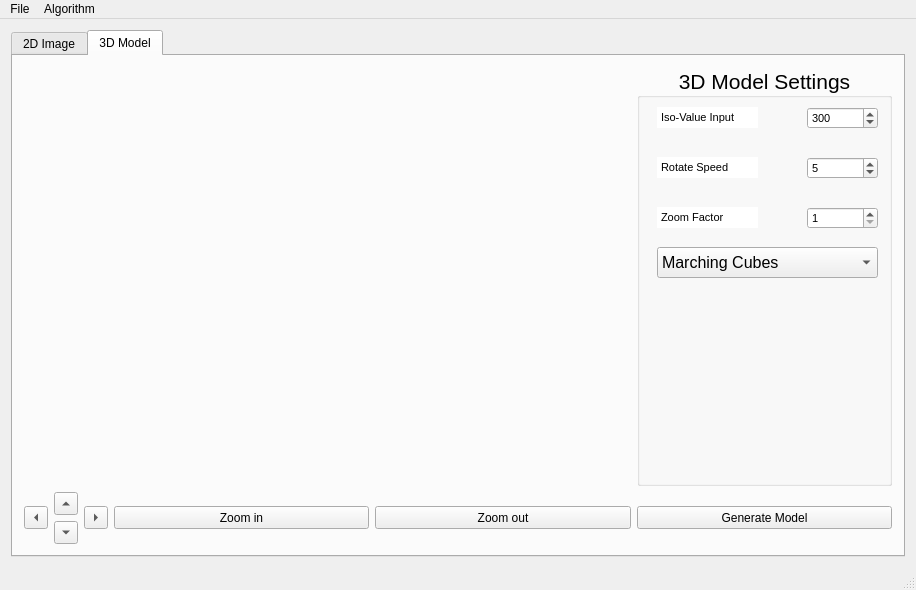
<?xml version="1.0" encoding="UTF-8"?>
<ui version="4.0">
 <class>MainWindow</class>
 <widget class="QMainWindow" name="MainWindow">
  <property name="geometry">
   <rect>
    <x>0</x>
    <y>0</y>
    <width>910</width>
    <height>577</height>
   </rect>
  </property>
  <property name="windowTitle">
   <string>DRR</string>
  </property>
  <property name="windowIcon">
   <iconset>
    <normaloff>C:/Users/Quang/Desktop/drr.png</normaloff>C:/Users/Quang/Desktop/drr.png</iconset>
  </property>
  <widget class="QWidget" name="centralWidget">
   <property name="autoFillBackground">
    <bool>true</bool>
   </property>
   <layout class="QGridLayout" name="gridLayout">
    <item row="0" column="0">
     <widget class="QTabWidget" name="tabWidget">
      <property name="autoFillBackground">
       <bool>true</bool>
      </property>
      <property name="tabShape">
       <enum>QTabWidget::Rounded</enum>
      </property>
      <property name="currentIndex">
       <number>1</number>
      </property>
      <widget class="QWidget" name="Image2D">
       <property name="enabled">
        <bool>true</bool>
       </property>
       <property name="sizePolicy">
        <sizepolicy hsizetype="Expanding" vsizetype="Expanding">
         <horstretch>0</horstretch>
         <verstretch>0</verstretch>
        </sizepolicy>
       </property>
       <attribute name="title">
        <string>2D Image</string>
       </attribute>
       <layout class="QGridLayout" name="gridLayout_2">
        <item row="2" column="0">
         <widget class="QSlider" name="_2D_Image_Slicer">
          <property name="sizePolicy">
           <sizepolicy hsizetype="Expanding" vsizetype="Preferred">
            <horstretch>0</horstretch>
            <verstretch>0</verstretch>
           </sizepolicy>
          </property>
          <property name="minimumSize">
           <size>
            <width>301</width>
            <height>20</height>
           </size>
          </property>
          <property name="autoFillBackground">
           <bool>false</bool>
          </property>
          <property name="orientation">
           <enum>Qt::Horizontal</enum>
          </property>
         </widget>
        </item>
        <item row="1" column="3">
         <widget class="QPlainTextEdit" name="_2D_Text">
          <property name="enabled">
           <bool>true</bool>
          </property>
          <property name="sizePolicy">
           <sizepolicy hsizetype="Fixed" vsizetype="Fixed">
            <horstretch>0</horstretch>
            <verstretch>0</verstretch>
           </sizepolicy>
          </property>
          <property name="minimumSize">
           <size>
            <width>81</width>
            <height>21</height>
           </size>
          </property>
          <property name="focusPolicy">
           <enum>Qt::WheelFocus</enum>
          </property>
          <property name="acceptDrops">
           <bool>true</bool>
          </property>
          <property name="autoFillBackground">
           <bool>false</bool>
          </property>
          <property name="frameShape">
           <enum>QFrame::NoFrame</enum>
          </property>
          <property name="frameShadow">
           <enum>QFrame::Raised</enum>
          </property>
          <property name="verticalScrollBarPolicy">
           <enum>Qt::ScrollBarAlwaysOff</enum>
          </property>
          <property name="horizontalScrollBarPolicy">
           <enum>Qt::ScrollBarAlwaysOff</enum>
          </property>
          <property name="sizeAdjustPolicy">
           <enum>QAbstractScrollArea::AdjustToContents</enum>
          </property>
          <property name="lineWrapMode">
           <enum>QPlainTextEdit::NoWrap</enum>
          </property>
          <property name="readOnly">
           <bool>true</bool>
          </property>
          <property name="plainText">
           <string>Auto Play FPS</string>
          </property>
          <property name="backgroundVisible">
           <bool>false</bool>
          </property>
          <property name="centerOnScroll">
           <bool>false</bool>
          </property>
         </widget>
        </item>
        <item row="2" column="1">
         <widget class="QPushButton" name="_2D_Image_ResetCamera">
          <property name="minimumSize">
           <size>
            <width>211</width>
            <height>41</height>
           </size>
          </property>
          <property name="autoFillBackground">
           <bool>false</bool>
          </property>
          <property name="text">
           <string>Reset Camera</string>
          </property>
         </widget>
        </item>
        <item row="2" column="3">
         <widget class="QSpinBox" name="_2D_FPS">
          <property name="sizePolicy">
           <sizepolicy hsizetype="Fixed" vsizetype="Fixed">
            <horstretch>0</horstretch>
            <verstretch>0</verstretch>
           </sizepolicy>
          </property>
          <property name="minimumSize">
           <size>
            <width>51</width>
            <height>31</height>
           </size>
          </property>
          <property name="autoFillBackground">
           <bool>false</bool>
          </property>
          <property name="minimum">
           <number>10</number>
          </property>
          <property name="maximum">
           <number>60</number>
          </property>
          <property name="value">
           <number>30</number>
          </property>
         </widget>
        </item>
        <item row="2" column="2">
         <widget class="QPushButton" name="_2D_Image_AutoPlay">
          <property name="minimumSize">
           <size>
            <width>131</width>
            <height>41</height>
           </size>
          </property>
          <property name="autoFillBackground">
           <bool>false</bool>
          </property>
          <property name="text">
           <string>Auto Play</string>
          </property>
         </widget>
        </item>
        <item row="0" column="2" colspan="2">
         <widget class="QGroupBox" name="_2D_InformationBox">
          <property name="minimumSize">
           <size>
            <width>301</width>
            <height>401</height>
           </size>
          </property>
          <property name="font">
           <font>
            <pointsize>12</pointsize>
           </font>
          </property>
          <property name="focusPolicy">
           <enum>Qt::NoFocus</enum>
          </property>
          <property name="autoFillBackground">
           <bool>false</bool>
          </property>
          <property name="title">
           <string>DICOM Informations</string>
          </property>
          <widget class="QLineEdit" name="_2D_Information_Width">
           <property name="geometry">
            <rect>
             <x>20</x>
             <y>80</y>
             <width>113</width>
             <height>31</height>
            </rect>
           </property>
           <property name="text">
            <string>Image Width</string>
           </property>
           <property name="frame">
            <bool>false</bool>
           </property>
           <property name="alignment">
            <set>Qt::AlignCenter</set>
           </property>
           <property name="readOnly">
            <bool>true</bool>
           </property>
          </widget>
          <widget class="QLineEdit" name="_2D_Information_Location">
           <property name="geometry">
            <rect>
             <x>20</x>
             <y>40</y>
             <width>113</width>
             <height>31</height>
            </rect>
           </property>
           <property name="text">
            <string>Location</string>
           </property>
           <property name="frame">
            <bool>false</bool>
           </property>
           <property name="alignment">
            <set>Qt::AlignCenter</set>
           </property>
           <property name="readOnly">
            <bool>true</bool>
           </property>
          </widget>
          <widget class="QLineEdit" name="_2D_Information_Height">
           <property name="geometry">
            <rect>
             <x>20</x>
             <y>120</y>
             <width>113</width>
             <height>31</height>
            </rect>
           </property>
           <property name="text">
            <string>Image Heigth</string>
           </property>
           <property name="frame">
            <bool>false</bool>
           </property>
           <property name="alignment">
            <set>Qt::AlignCenter</set>
           </property>
           <property name="readOnly">
            <bool>true</bool>
           </property>
          </widget>
          <widget class="QLineEdit" name="_2D_Information_Name">
           <property name="geometry">
            <rect>
             <x>20</x>
             <y>160</y>
             <width>113</width>
             <height>31</height>
            </rect>
           </property>
           <property name="text">
            <string>Patient Name</string>
           </property>
           <property name="frame">
            <bool>false</bool>
           </property>
           <property name="alignment">
            <set>Qt::AlignCenter</set>
           </property>
           <property name="readOnly">
            <bool>true</bool>
           </property>
          </widget>
          <widget class="QLineEdit" name="_2D_Information_ID">
           <property name="geometry">
            <rect>
             <x>20</x>
             <y>200</y>
             <width>113</width>
             <height>31</height>
            </rect>
           </property>
           <property name="text">
            <string>Study ID</string>
           </property>
           <property name="frame">
            <bool>false</bool>
           </property>
           <property name="alignment">
            <set>Qt::AlignCenter</set>
           </property>
           <property name="readOnly">
            <bool>true</bool>
           </property>
          </widget>
          <widget class="QLineEdit" name="_2D_Information_Location_out">
           <property name="geometry">
            <rect>
             <x>150</x>
             <y>40</y>
             <width>121</width>
             <height>31</height>
            </rect>
           </property>
           <property name="readOnly">
            <bool>true</bool>
           </property>
           <property name="placeholderText">
            <string>     unknow</string>
           </property>
           <property name="clearButtonEnabled">
            <bool>false</bool>
           </property>
          </widget>
          <widget class="QLineEdit" name="_2D_Information_Width_out">
           <property name="geometry">
            <rect>
             <x>150</x>
             <y>80</y>
             <width>121</width>
             <height>31</height>
            </rect>
           </property>
           <property name="readOnly">
            <bool>true</bool>
           </property>
           <property name="placeholderText">
            <string>     unknow</string>
           </property>
          </widget>
          <widget class="QLineEdit" name="_2D_Information_Height_out">
           <property name="geometry">
            <rect>
             <x>150</x>
             <y>120</y>
             <width>121</width>
             <height>31</height>
            </rect>
           </property>
           <property name="readOnly">
            <bool>true</bool>
           </property>
           <property name="placeholderText">
            <string>     unknow</string>
           </property>
          </widget>
          <widget class="QLineEdit" name="_2D_Information_Name_out">
           <property name="geometry">
            <rect>
             <x>150</x>
             <y>160</y>
             <width>121</width>
             <height>31</height>
            </rect>
           </property>
           <property name="readOnly">
            <bool>true</bool>
           </property>
           <property name="placeholderText">
            <string>     unknow</string>
           </property>
          </widget>
          <widget class="QLineEdit" name="_2D_Information_ID_out">
           <property name="geometry">
            <rect>
             <x>150</x>
             <y>200</y>
             <width>121</width>
             <height>31</height>
            </rect>
           </property>
           <property name="readOnly">
            <bool>true</bool>
           </property>
           <property name="placeholderText">
            <string>     unknow</string>
           </property>
          </widget>
          <widget class="QLineEdit" name="_2D_Information_DesName">
           <property name="geometry">
            <rect>
             <x>10</x>
             <y>250</y>
             <width>131</width>
             <height>31</height>
            </rect>
           </property>
           <property name="text">
            <string>File Extension </string>
           </property>
           <property name="frame">
            <bool>false</bool>
           </property>
           <property name="alignment">
            <set>Qt::AlignCenter</set>
           </property>
           <property name="readOnly">
            <bool>true</bool>
           </property>
          </widget>
          <widget class="QLineEdit" name="_2D_Information_DesName_out">
           <property name="geometry">
            <rect>
             <x>150</x>
             <y>250</y>
             <width>121</width>
             <height>31</height>
            </rect>
           </property>
           <property name="readOnly">
            <bool>true</bool>
           </property>
           <property name="placeholderText">
            <string>     unknow</string>
           </property>
          </widget>
         </widget>
        </item>
        <item row="0" column="0" colspan="2">
         <widget class="QVTKWidget" name="_2D_Image_Renderer" native="true">
          <property name="sizePolicy">
           <sizepolicy hsizetype="Preferred" vsizetype="Preferred">
            <horstretch>0</horstretch>
            <verstretch>0</verstretch>
           </sizepolicy>
          </property>
          <property name="minimumSize">
           <size>
            <width>561</width>
            <height>401</height>
           </size>
          </property>
          <property name="cursor">
           <cursorShape>CrossCursor</cursorShape>
          </property>
          <property name="mouseTracking">
           <bool>true</bool>
          </property>
          <property name="autoFillBackground">
           <bool>false</bool>
          </property>
         </widget>
        </item>
       </layout>
      </widget>
      <widget class="QWidget" name="Image3D">
       <attribute name="title">
        <string>3D Model</string>
       </attribute>
       <layout class="QGridLayout" name="gridLayout_3">
        <item row="0" column="0" colspan="5">
         <widget class="QVTKWidget" name="_3D_Model_Renderer" native="true">
          <property name="minimumSize">
           <size>
            <width>584</width>
            <height>397</height>
           </size>
          </property>
          <property name="focusPolicy">
           <enum>Qt::NoFocus</enum>
          </property>
          <property name="autoFillBackground">
           <bool>false</bool>
          </property>
         </widget>
        </item>
        <item row="0" column="5">
         <widget class="QGroupBox" name="_3D_InformationBox">
          <property name="enabled">
           <bool>true</bool>
          </property>
          <property name="minimumSize">
           <size>
            <width>245</width>
            <height>397</height>
           </size>
          </property>
          <property name="font">
           <font>
            <pointsize>16</pointsize>
            <weight>50</weight>
            <bold>false</bold>
           </font>
          </property>
          <property name="focusPolicy">
           <enum>Qt::NoFocus</enum>
          </property>
          <property name="contextMenuPolicy">
           <enum>Qt::DefaultContextMenu</enum>
          </property>
          <property name="layoutDirection">
           <enum>Qt::LeftToRight</enum>
          </property>
          <property name="autoFillBackground">
           <bool>false</bool>
          </property>
          <property name="title">
           <string>3D Model Settings</string>
          </property>
          <property name="alignment">
           <set>Qt::AlignCenter</set>
          </property>
          <property name="flat">
           <bool>false</bool>
          </property>
          <widget class="QSpinBox" name="_3D_InformationBox_Isovalue">
           <property name="geometry">
            <rect>
             <x>170</x>
             <y>40</y>
             <width>71</width>
             <height>22</height>
            </rect>
           </property>
           <property name="font">
            <font>
             <pointsize>8</pointsize>
             <weight>50</weight>
             <bold>false</bold>
            </font>
           </property>
           <property name="focusPolicy">
            <enum>Qt::ClickFocus</enum>
           </property>
           <property name="maximum">
            <number>10000</number>
           </property>
           <property name="singleStep">
            <number>1</number>
           </property>
           <property name="value">
            <number>300</number>
           </property>
          </widget>
          <widget class="QPlainTextEdit" name="_3D_Label_Isovalue">
           <property name="geometry">
            <rect>
             <x>20</x>
             <y>40</y>
             <width>101</width>
             <height>21</height>
            </rect>
           </property>
           <property name="font">
            <font>
             <pointsize>8</pointsize>
             <weight>50</weight>
             <bold>false</bold>
            </font>
           </property>
           <property name="autoFillBackground">
            <bool>true</bool>
           </property>
           <property name="frameShape">
            <enum>QFrame::NoFrame</enum>
           </property>
           <property name="verticalScrollBarPolicy">
            <enum>Qt::ScrollBarAlwaysOff</enum>
           </property>
           <property name="horizontalScrollBarPolicy">
            <enum>Qt::ScrollBarAlwaysOff</enum>
           </property>
           <property name="lineWrapMode">
            <enum>QPlainTextEdit::NoWrap</enum>
           </property>
           <property name="readOnly">
            <bool>true</bool>
           </property>
           <property name="plainText">
            <string>Iso-Value Input</string>
           </property>
           <property name="backgroundVisible">
            <bool>true</bool>
           </property>
          </widget>
          <widget class="QPlainTextEdit" name="_3D_Label_Rotate">
           <property name="geometry">
            <rect>
             <x>20</x>
             <y>90</y>
             <width>101</width>
             <height>21</height>
            </rect>
           </property>
           <property name="font">
            <font>
             <pointsize>8</pointsize>
             <weight>50</weight>
             <bold>false</bold>
            </font>
           </property>
           <property name="autoFillBackground">
            <bool>true</bool>
           </property>
           <property name="frameShape">
            <enum>QFrame::NoFrame</enum>
           </property>
           <property name="verticalScrollBarPolicy">
            <enum>Qt::ScrollBarAlwaysOff</enum>
           </property>
           <property name="horizontalScrollBarPolicy">
            <enum>Qt::ScrollBarAlwaysOff</enum>
           </property>
           <property name="lineWrapMode">
            <enum>QPlainTextEdit::NoWrap</enum>
           </property>
           <property name="readOnly">
            <bool>true</bool>
           </property>
           <property name="plainText">
            <string>Rotate Speed</string>
           </property>
           <property name="backgroundVisible">
            <bool>true</bool>
           </property>
          </widget>
          <widget class="QSpinBox" name="_3D_InformationBox_RotateValue">
           <property name="geometry">
            <rect>
             <x>170</x>
             <y>90</y>
             <width>71</width>
             <height>22</height>
            </rect>
           </property>
           <property name="font">
            <font>
             <pointsize>8</pointsize>
             <weight>50</weight>
             <bold>false</bold>
            </font>
           </property>
           <property name="focusPolicy">
            <enum>Qt::ClickFocus</enum>
           </property>
           <property name="specialValueText">
            <string/>
           </property>
           <property name="keyboardTracking">
            <bool>true</bool>
           </property>
           <property name="showGroupSeparator" stdset="0">
            <bool>false</bool>
           </property>
           <property name="minimum">
            <number>1</number>
           </property>
           <property name="maximum">
            <number>180</number>
           </property>
           <property name="singleStep">
            <number>1</number>
           </property>
           <property name="value">
            <number>5</number>
           </property>
           <property name="displayIntegerBase">
            <number>10</number>
           </property>
          </widget>
          <widget class="QPlainTextEdit" name="_3D_Label_Zoom">
           <property name="geometry">
            <rect>
             <x>20</x>
             <y>140</y>
             <width>101</width>
             <height>21</height>
            </rect>
           </property>
           <property name="font">
            <font>
             <pointsize>8</pointsize>
             <weight>50</weight>
             <bold>false</bold>
            </font>
           </property>
           <property name="autoFillBackground">
            <bool>true</bool>
           </property>
           <property name="frameShape">
            <enum>QFrame::NoFrame</enum>
           </property>
           <property name="verticalScrollBarPolicy">
            <enum>Qt::ScrollBarAlwaysOff</enum>
           </property>
           <property name="horizontalScrollBarPolicy">
            <enum>Qt::ScrollBarAlwaysOff</enum>
           </property>
           <property name="lineWrapMode">
            <enum>QPlainTextEdit::NoWrap</enum>
           </property>
           <property name="readOnly">
            <bool>true</bool>
           </property>
           <property name="plainText">
            <string>Zoom Factor</string>
           </property>
           <property name="backgroundVisible">
            <bool>true</bool>
           </property>
          </widget>
          <widget class="QSpinBox" name="_3D_InformationBox_ZoomValue">
           <property name="geometry">
            <rect>
             <x>170</x>
             <y>140</y>
             <width>71</width>
             <height>22</height>
            </rect>
           </property>
           <property name="font">
            <font>
             <pointsize>8</pointsize>
             <weight>50</weight>
             <bold>false</bold>
            </font>
           </property>
           <property name="focusPolicy">
            <enum>Qt::ClickFocus</enum>
           </property>
           <property name="minimum">
            <number>1</number>
           </property>
           <property name="maximum">
            <number>10</number>
           </property>
           <property name="singleStep">
            <number>1</number>
           </property>
           <property name="value">
            <number>1</number>
           </property>
           <property name="displayIntegerBase">
            <number>10</number>
           </property>
          </widget>
          <widget class="QComboBox" name="_3D_Algorithm_ComboBox">
           <property name="geometry">
            <rect>
             <x>20</x>
             <y>180</y>
             <width>221</width>
             <height>31</height>
            </rect>
           </property>
           <property name="font">
            <font>
             <pointsize>12</pointsize>
            </font>
           </property>
           <item>
            <property name="text">
             <string>Marching Cubes</string>
            </property>
           </item>
           <item>
            <property name="text">
             <string>Ray Caster</string>
            </property>
           </item>
           <item>
            <property name="text">
             <string>Texture-based</string>
            </property>
           </item>
          </widget>
         </widget>
        </item>
        <item row="1" column="0" rowspan="2">
         <widget class="QToolButton" name="_3D_Model_Left">
          <property name="minimumSize">
           <size>
            <width>23</width>
            <height>22</height>
           </size>
          </property>
          <property name="focusPolicy">
           <enum>Qt::ClickFocus</enum>
          </property>
          <property name="text">
           <string>Left</string>
          </property>
          <property name="shortcut">
           <string>Left</string>
          </property>
          <property name="popupMode">
           <enum>QToolButton::InstantPopup</enum>
          </property>
          <property name="arrowType">
           <enum>Qt::LeftArrow</enum>
          </property>
         </widget>
        </item>
        <item row="1" column="1">
         <widget class="QToolButton" name="_3D_Model_Up">
          <property name="minimumSize">
           <size>
            <width>23</width>
            <height>22</height>
           </size>
          </property>
          <property name="focusPolicy">
           <enum>Qt::ClickFocus</enum>
          </property>
          <property name="text">
           <string>Up</string>
          </property>
          <property name="shortcut">
           <string>Up</string>
          </property>
          <property name="popupMode">
           <enum>QToolButton::InstantPopup</enum>
          </property>
          <property name="arrowType">
           <enum>Qt::UpArrow</enum>
          </property>
         </widget>
        </item>
        <item row="1" column="2" rowspan="2">
         <widget class="QToolButton" name="_3D_Model_Right">
          <property name="minimumSize">
           <size>
            <width>23</width>
            <height>22</height>
           </size>
          </property>
          <property name="focusPolicy">
           <enum>Qt::ClickFocus</enum>
          </property>
          <property name="text">
           <string>Right</string>
          </property>
          <property name="shortcut">
           <string>Right</string>
          </property>
          <property name="popupMode">
           <enum>QToolButton::InstantPopup</enum>
          </property>
          <property name="arrowType">
           <enum>Qt::RightArrow</enum>
          </property>
         </widget>
        </item>
        <item row="1" column="3" rowspan="2">
         <widget class="QPushButton" name="_3D_Model_ZoomIn">
          <property name="minimumSize">
           <size>
            <width>245</width>
            <height>23</height>
           </size>
          </property>
          <property name="text">
           <string>Zoom in</string>
          </property>
          <property name="shortcut">
           <string>Q</string>
          </property>
         </widget>
        </item>
        <item row="1" column="4" rowspan="2">
         <widget class="QPushButton" name="_3D_Model_ZoomOut">
          <property name="minimumSize">
           <size>
            <width>246</width>
            <height>23</height>
           </size>
          </property>
          <property name="text">
           <string>Zoom out</string>
          </property>
          <property name="shortcut">
           <string>E</string>
          </property>
         </widget>
        </item>
        <item row="1" column="5" rowspan="2">
         <widget class="QPushButton" name="_3D_Model_Generate">
          <property name="minimumSize">
           <size>
            <width>245</width>
            <height>23</height>
           </size>
          </property>
          <property name="text">
           <string>Generate Model</string>
          </property>
         </widget>
        </item>
        <item row="2" column="1">
         <widget class="QToolButton" name="_3D_Model_Down">
          <property name="minimumSize">
           <size>
            <width>23</width>
            <height>22</height>
           </size>
          </property>
          <property name="focusPolicy">
           <enum>Qt::ClickFocus</enum>
          </property>
          <property name="text">
           <string>Down</string>
          </property>
          <property name="shortcut">
           <string>Down</string>
          </property>
          <property name="popupMode">
           <enum>QToolButton::InstantPopup</enum>
          </property>
          <property name="arrowType">
           <enum>Qt::DownArrow</enum>
          </property>
         </widget>
        </item>
       </layout>
      </widget>
     </widget>
    </item>
   </layout>
  </widget>
  <widget class="QMenuBar" name="menuBar">
   <property name="geometry">
    <rect>
     <x>0</x>
     <y>0</y>
     <width>910</width>
     <height>21</height>
    </rect>
   </property>
   <widget class="QMenu" name="menuFile">
    <property name="title">
     <string>File</string>
    </property>
    <addaction name="actionOpen_DICOM_Image"/>
    <addaction name="separator"/>
    <addaction name="actionOpen_DICOM_Folder"/>
    <addaction name="separator"/>
    <addaction name="actionHelp"/>
    <addaction name="separator"/>
    <addaction name="actionExit"/>
   </widget>
   <widget class="QMenu" name="menuAlgorithm">
    <property name="title">
     <string>Algorithm</string>
    </property>
    <addaction name="actionMarching_Cubes_Settings"/>
    <addaction name="actionRay_Casting_Settings"/>
   </widget>
   <addaction name="menuFile"/>
   <addaction name="menuAlgorithm"/>
  </widget>
  <widget class="QStatusBar" name="statusBar"/>
  <action name="actionOpen_DICOM_Image">
   <property name="text">
    <string>Open DICOM Image</string>
   </property>
   <property name="shortcut">
    <string>Ctrl+O</string>
   </property>
   <property name="shortcutContext">
    <enum>Qt::ApplicationShortcut</enum>
   </property>
  </action>
  <action name="actionOpen_DICOM_Folder">
   <property name="checkable">
    <bool>false</bool>
   </property>
   <property name="text">
    <string>Open DICOM Folder</string>
   </property>
   <property name="shortcut">
    <string>Ctrl+Alt+O</string>
   </property>
   <property name="shortcutContext">
    <enum>Qt::ApplicationShortcut</enum>
   </property>
  </action>
  <action name="actionHelp">
   <property name="text">
    <string>Help...</string>
   </property>
   <property name="shortcut">
    <string>Ctrl+H</string>
   </property>
   <property name="shortcutContext">
    <enum>Qt::ApplicationShortcut</enum>
   </property>
  </action>
  <action name="actionExit">
   <property name="text">
    <string>Exit</string>
   </property>
   <property name="shortcut">
    <string>Ctrl+Q</string>
   </property>
   <property name="shortcutContext">
    <enum>Qt::ApplicationShortcut</enum>
   </property>
  </action>
  <action name="actionMarching_Cubes_Settings">
   <property name="text">
    <string>Marching Cubes Settings</string>
   </property>
  </action>
  <action name="actionRay_Casting_Settings">
   <property name="text">
    <string>Ray Casting Settings</string>
   </property>
  </action>
 </widget>
 <layoutdefault spacing="6" margin="11"/>
 <customwidgets>
  <customwidget>
   <class>QVTKWidget</class>
   <extends>QWidget</extends>
   <header>QVTKWidget.h</header>
   <container>1</container>
  </customwidget>
 </customwidgets>
 <resources/>
 <connections>
  <connection>
   <sender>actionExit</sender>
   <signal>triggered()</signal>
   <receiver>MainWindow</receiver>
   <slot>close()</slot>
   <hints>
    <hint type="sourcelabel">
     <x>-1</x>
     <y>-1</y>
    </hint>
    <hint type="destinationlabel">
     <x>438</x>
     <y>277</y>
    </hint>
   </hints>
  </connection>
 </connections>
</ui>
